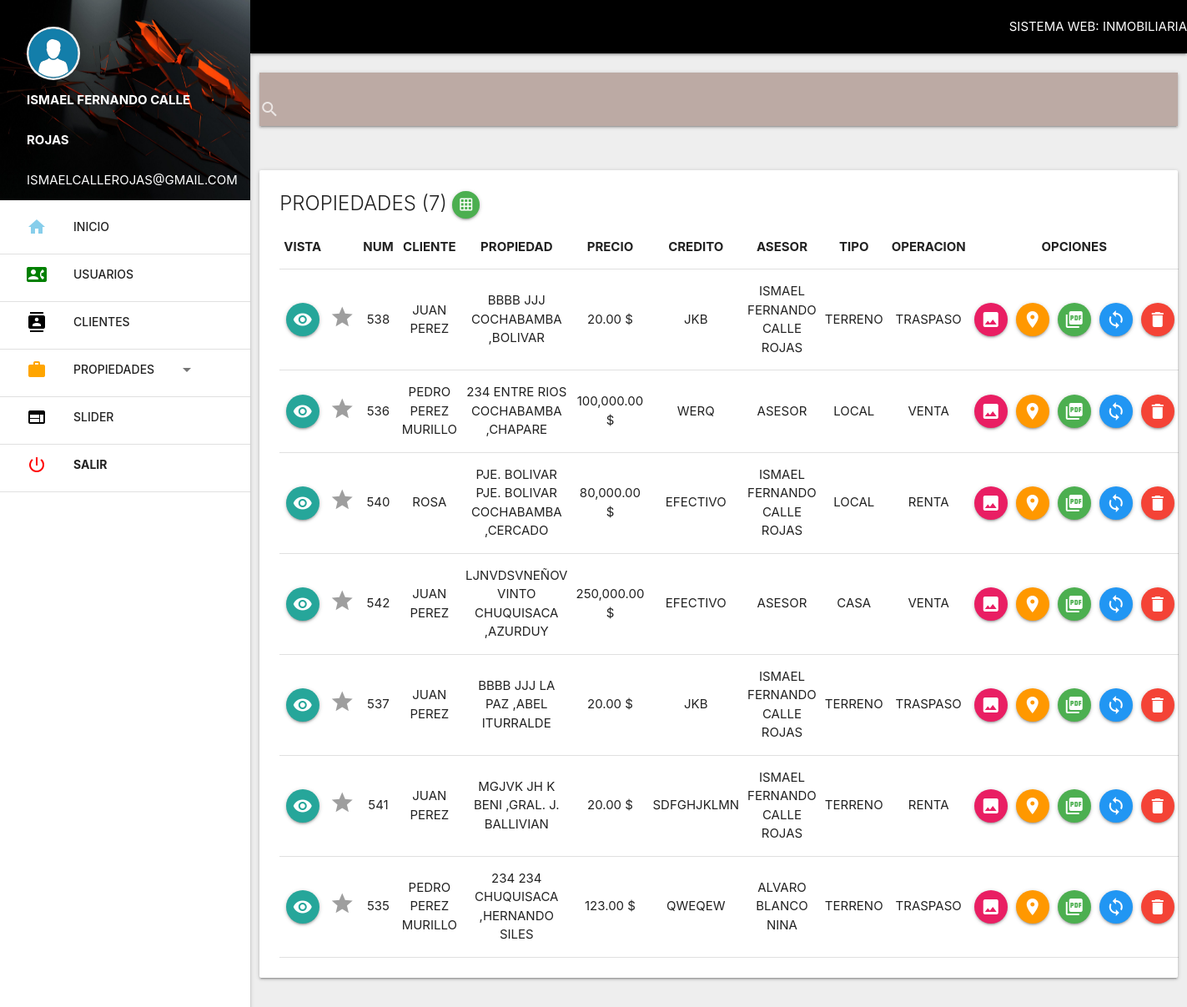
/admin/propiedades/index.php (signed in), run on an earlier commit of the app's database.
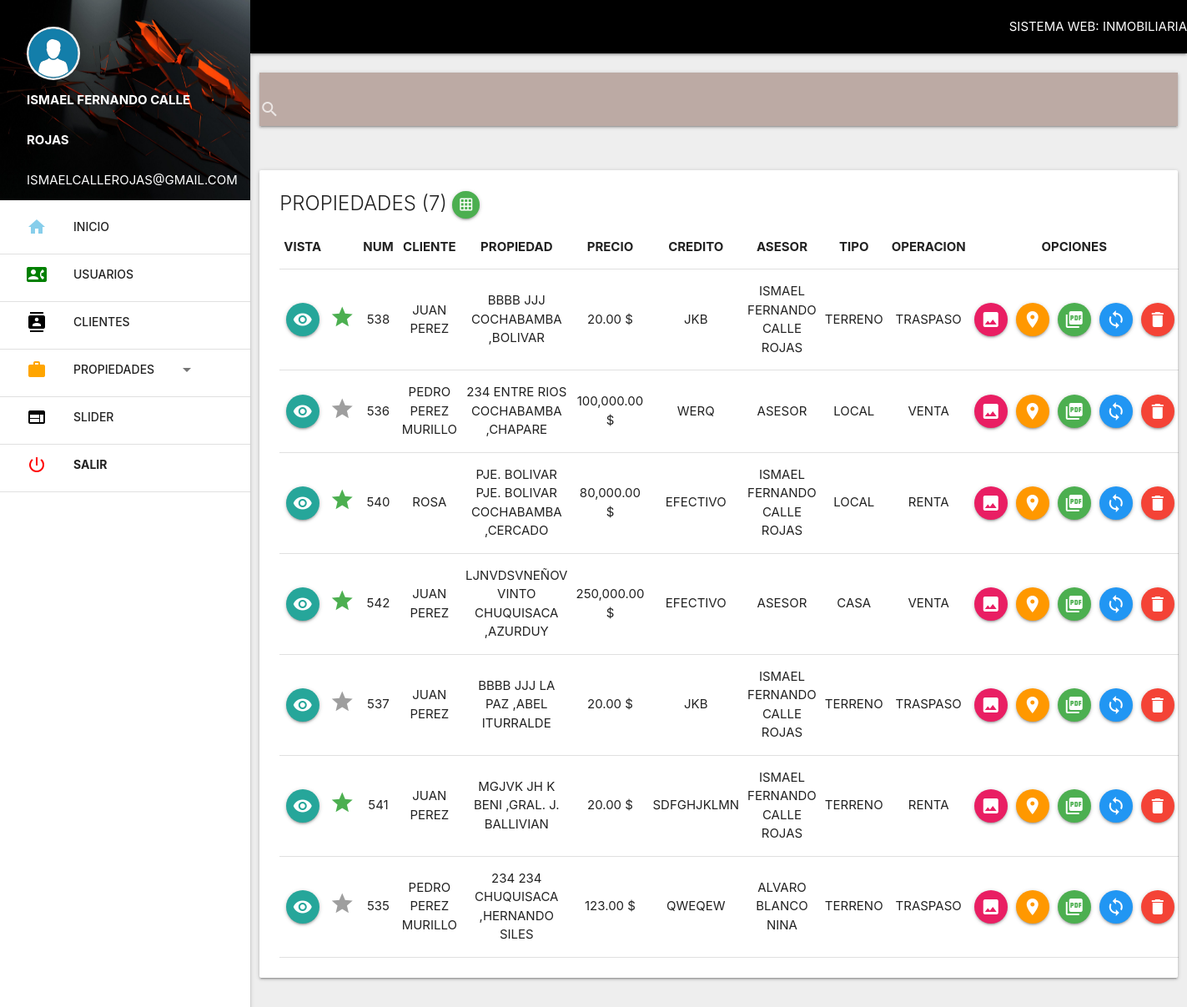
And on a later commit of the database.
### tables this page shows
CREATE TABLE `inventario` (
  `propiedad` varchar(200) NOT NULL,
  `consecutivo` int(10) NOT NULL,
  `id_cliente` int(10) NOT NULL,
  `departamento` varchar(50) NOT NULL,
  `provincia` varchar(100) NOT NULL,
  `nombre_cliente` varchar(200) NOT NULL,
  `precio` double NOT NULL,
  `fraccionamiento` varchar(100) NOT NULL,
  `calle_num` varchar(100) NOT NULL,
  `numero_int` int(10) NOT NULL,
  `m2t` int(10) NOT NULL,
  `banos` int(2) NOT NULL,
  `plantas` int(2) NOT NULL,
  `caracteristicas` text NOT NULL,
  `m2c` int(10) NOT NULL,
  `recamaras` int(2) NOT NULL,
  `cocheras` int(2) NOT NULL,
  `observaciones` text NOT NULL,
  `forma_pago` varchar(50) NOT NULL,
  `asesor` varchar(200) NOT NULL,
  `tipo_inmueble` varchar(100) NOT NULL,
  `fecha_registro` date NOT NULL,
  `comentario_web` text NOT NULL,
  `operacion` varchar(50) NOT NULL,
  `foto_principal` varchar(200) NOT NULL,
  `mapa` varchar(200) NOT NULL,
  `latitud` varchar(200) NOT NULL,
  `longitud` varchar(200) NOT NULL,
  `marcado` varchar(2) NOT NULL,
  `estatus` varchar(50) NOT NULL
);

### admin/propiedades/index.php (the view, shortened to what the changed rows need)
<?php
include '../extend/header.php';
if(isset($_GET['ope'])){
  $operacion = $con->real_escape_string(htmlentities($_GET['ope']));
  $sel = $con->prepare("SELECT propiedad,consecutivo,nombre_cliente,calle_num,fraccionamiento,departamento,provincia,precio,forma_pago,asesor,tipo_inmueble,operacion,mapa, latitud, longitud, marcado FROM inventario WHERE estatus = 'ACTIVO' AND operacion = ? ");
      $sel->bind_param('s',$operacion);
$sel->execute();
          $res = $sel->get_result();
          $row = mysqli_num_rows($res);
}else{
  $sel = $con->prepare("SELECT propiedad,consecutivo,nombre_cliente,calle_num,fraccionamiento,departamento,provincia,precio,forma_pago,asesor,tipo_inmueble,operacion,mapa, latitud, longitud, marcado FROM inventario WHERE estatus = 'ACTIVO' ");
  $sel->execute();
  $res = $sel->get_result();
}
?>
<br>
<div class="row">
  <div class="col s12">
    <div class="card">
      <div class="card-content">
        <table class="excel" border="1">
          <thead>
              <th class="borrar">Vista</th>
              <th></th>
              <th>Num</th>
              <th>Cliente</th>
              <th>Propiedad</th>
              <th>Precio</th>
              <th>Credito</th>
              <th>Asesor</th>
              <th>Tipo</th>
              <th>Operacion</th>
              <th colspan="5" class="borrar">Opciones</th>
          </thead>
          <?php
          $sel->execute();
          $res = $sel->get_result();
          while ($f =$res->fetch_assoc()) { ?>
            <tr>
            <td class="borrar">
              <button data-target="modal1" onclick="enviar(this.value)" value="<?php echo $f['propiedad'] ?>" class="btn-floating modal-trigger" title="Visualizar todos los datos de esta propiedad"><i class="material-icons">visibility</i>
              </button>
            </td>
              <td>
                <?php if ($f['marcado']==''):?>
                  <a href="marcado.php?id=<?php echo $f['propiedad'] ?>&marcado=SI"><i class="small grey-text material-icons">grade</i></a>
                  <?php else: ?>
                    <a href="marcado.php?id=<?php echo $f['propiedad'] ?>&marcado="><i class="small green-text material-icons">grade</i></a>
                <?php endif; ?>
              </td>
              <td><?php echo $f['consecutivo'] ?></td>
              <td><?php echo $f['nombre_cliente'] ?></td>
              <td><?php echo $f['calle_num'].' '.$f['fraccionamiento'].' '.$f['departamento'].' ,'.$f['provincia'] ?></td>
              <td><?php echo number_format($f['precio'],2);  ?> $</td>
              <td><?php echo $f['forma_pago'] ?></td>
              <td><?php echo $f['asesor'] ?></td>
              <td><?php echo $f['tipo_inmueble'] ?></td>
              <td><?php echo $f['operacion'] ?></td>
              <td class="borrar" title="Acceso a imagenes de esta Propiedad"><a href="imagenes.php?id=<?php echo $f['propiedad'] ?>" class="btn-floating pink"><i class="material-icons">image</i></a></td>
              <td class="borrar">
              <button data-target="modal2" onclick="enviar1(this.value)" value="<?php echo $f['propiedad'] ?>" class="btn-floating modal-trigger orange" title="Mapa de esta propiedad"><i class="material-icons">room</i>
              </button></td>
              <td class="borrar">
              <a href="pdf.php?id=<?php echo $f['propiedad'] ?>" class="btn-floating green" title="Exportar datos en PDF"><i class="material-icons">picture_as_pdf</i></a>
              </td>
              <td class="borrar"><a href="editar_propiedad.php?id=<?php echo $f['propiedad'] ?>" class="btn-floating waves-effect waves-light blue" title="Actualizar datos de la propiedad"><i class="material-icons">loop</i></a>
              </td>
              <td class="borrar"><a href="#" title="Cancelar propiedad" class="btn-floating waves-effect waves-light red" onclick="swal({
                  title: 'Esta seguro que desea cancelar la propiedad?',
                  text: 'Al cancelarlo la propiedad pasara a un estado inactivo!',
                  type: 'warning',
                  showCancelButton: true,
                  confirmButtonColor: '#3085d6',
                  cancelButtonColor: '#d33',
                  confirmButtonText: 'Si, cancelar!'
                  }).then(function() {
                  location.href='cancelar_propiedad.php?id=<?php echo $f['propiedad'] ?>&accion=CANCELADO'; })"> <i class="material-icons">delete</i></a>
              </td>
            </tr>
          <?php }
           ?>
        </table>
      </div>
    </div>
  </div>
</div>
  <?php include '../extend/scripts.php'; ?>
</body>
</html>

What changed in the data, as far as the page shows it:
changed inventario "BOLIVAR": marcado empty → "SI" (drawn)
changed inventario "ROSA": marcado empty → "SI" (drawn)
changed inventario "LJNVDSVNEÑOV": marcado empty → "SI" (drawn)
changed inventario "MGJVK": marcado empty → "SI" (drawn)
